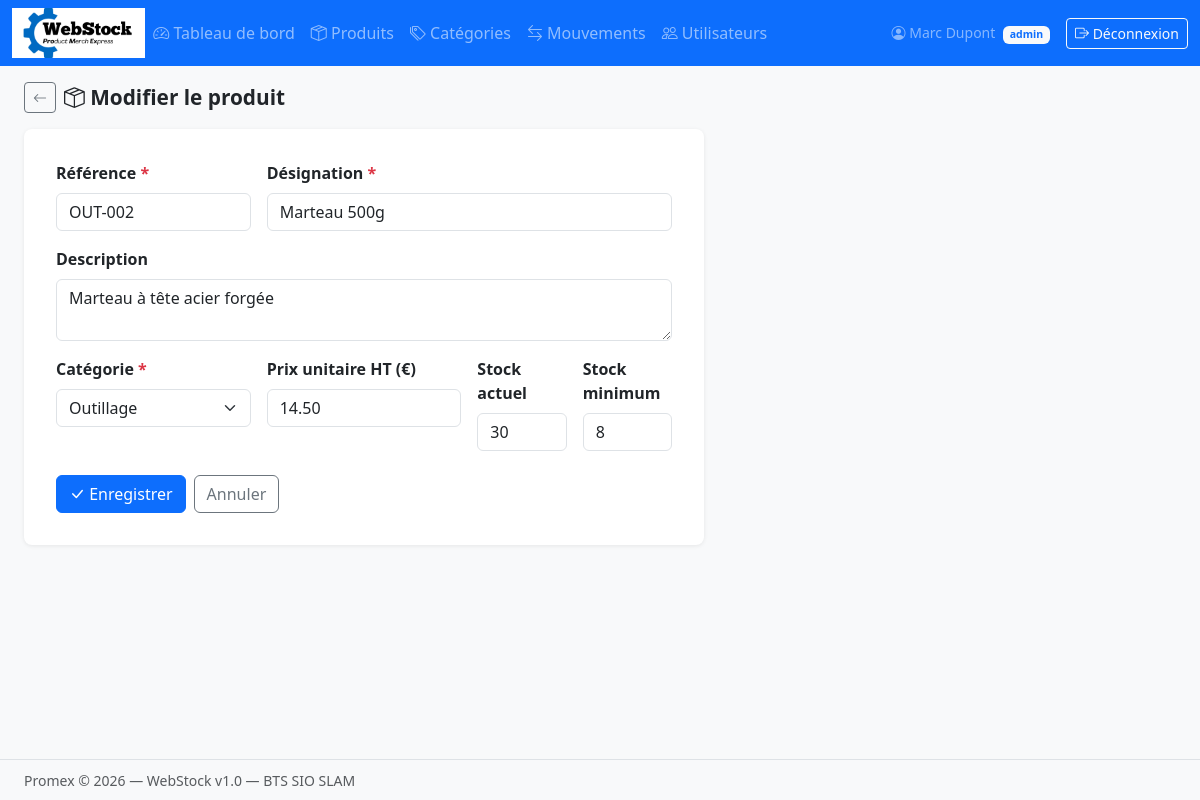
/index.php?page=produits&action=edit&id=2 (signed in), run on the app's committed database.
### tables this page shows
CREATE TABLE IF NOT EXISTS produits (
  id_produit    INT            NOT NULL AUTO_INCREMENT,
  reference     VARCHAR(50)    NOT NULL UNIQUE,
  designation   VARCHAR(200)   NOT NULL,
  description   TEXT,
  prix_unitaire DECIMAL(10, 2) NOT NULL DEFAULT 0.00,
  stock_actuel  INT            NOT NULL DEFAULT 0,
  stock_minimum INT            NOT NULL DEFAULT 5,
  id_categorie  INT            NOT NULL,
  PRIMARY KEY (id_produit),
  CONSTRAINT fk_produit_categorie
    FOREIGN KEY (id_categorie) REFERENCES categories (id_categorie)
    ON UPDATE CASCADE ON DELETE RESTRICT
);

CREATE TABLE IF NOT EXISTS categories (
  id_categorie INT          NOT NULL AUTO_INCREMENT,
  libelle      VARCHAR(100) NOT NULL,
  description  TEXT,
  PRIMARY KEY (id_categorie)
);

### controllers/ProduitController.php (called while the page is built, shortened)
<?php
class ProduitController {
    private $produit;
    private $categorie;
    public function __construct() {
        $this->produit   = new Produit();
        $this->categorie = new Categorie();
    }
    public function edit($id) {
        $produit    = $this->produit->getById($id);
        $categories = $this->categorie->getAll();
        require __DIR__ . '/../views/produits/form.php';
    }
}

### config/database.php (called while the page is built)
<?php
class Database {
    private static $instance = null;
    private $connexion;
    private $host     = 'localhost';
    private $dbname   = 'promex_db';
    private $user     = 'root';
    private $password = '';
    private function __construct() {
        try {
            $this->connexion = new PDO(
                "mysql:host={$this->host};dbname={$this->dbname};charset=utf8mb4",
                $this->user,
                $this->password
            );
            $this->connexion->setAttribute(PDO::ATTR_ERRMODE, PDO::ERRMODE_EXCEPTION);
            $this->connexion->setAttribute(PDO::ATTR_DEFAULT_FETCH_MODE, PDO::FETCH_ASSOC);
        } catch (PDOException $e) {
            die("Erreur de connexion : " . $e->getMessage());
        }
    }
    public static function getInstance() {
        if (self::$instance === null) {
            self::$instance = new Database();
        }
        return self::$instance;
    }
    public function getConnexion() {
        return $this->connexion;
    }
}

### models/Produit.php (called while the page is built, shortened)
<?php
require_once __DIR__ . '/../config/database.php';
class Produit {
    private $db;
    public function __construct() {
        $this->db = Database::getInstance()->getConnexion();
    }
    public function getById($id) {
        $stmt = $this->db->prepare("
            SELECT p.*, c.libelle AS categorie
            FROM produits p
            LEFT JOIN categories c ON p.id_categorie = c.id_categorie
            WHERE p.id_produit = ?
        ");
        $stmt->execute([$id]);
        return $stmt->fetch();
    }
}

### models/Categorie.php (called while the page is built, shortened)
<?php
require_once __DIR__ . '/../config/database.php';
class Categorie {
    private $db;
    public function __construct() {
        $this->db = Database::getInstance()->getConnexion();
    }
    public function getAll() {
        $stmt = $this->db->query("SELECT * FROM categories ORDER BY libelle");
        return $stmt->fetchAll();
    }
}

### views/produits/form.php (the view, shortened to what this page needs)
<?php require __DIR__ . '/../layout/header.php';
$edit = isset($produit);
$titre = $edit ? 'Modifier le produit' : 'Nouveau produit';
?>
<div class="d-flex align-items-center gap-2 mb-3">
    <a href="index.php?page=produits&action=index" class="btn btn-outline-secondary btn-sm">
        <i class="bi bi-arrow-left"></i>
    </a>
    <h1 class="page-title mb-0"><i class="bi bi-box-seam"></i> <?= $titre ?></h1>
</div>
<div class="form-card">
    <form method="POST">
        <div class="row g-3">
            <div class="col-sm-4">
                <label class="form-label fw-semibold">Référence <span class="text-danger">*</span></label>
                <input type="text" class="form-control" name="reference"
                       value="<?= htmlspecialchars($produit['reference'] ?? $_POST['reference'] ?? '') ?>" required>
            </div>
            <div class="col-sm-8">
                <label class="form-label fw-semibold">Désignation <span class="text-danger">*</span></label>
                <input type="text" class="form-control" name="designation"
                       value="<?= htmlspecialchars($produit['designation'] ?? $_POST['designation'] ?? '') ?>" required>
            </div>
            <div class="col-12">
                <label class="form-label fw-semibold">Description</label>
                <textarea class="form-control" name="description" rows="2"><?= htmlspecialchars($produit['description'] ?? $_POST['description'] ?? '') ?></textarea>
            </div>
            <div class="col-sm-4">
                <label class="form-label fw-semibold">Catégorie <span class="text-danger">*</span></label>
                <select class="form-select" name="id_categorie" required>
                    <?php foreach ($categories as $c): ?>
                        <option value="<?= $c['id_categorie'] ?>"
                            <?= ($produit['id_categorie'] ?? $_POST['id_categorie'] ?? '') == $c['id_categorie'] ? 'selected' : '' ?>>
                            <?= htmlspecialchars($c['libelle']) ?>
                        </option>
                    <?php endforeach; ?>
                </select>
            </div>
            <div class="col-sm-4">
                <label class="form-label fw-semibold">Prix unitaire HT (€)</label>
                <input type="number" step="0.01" min="0" class="form-control" name="prix_unitaire"
                       value="<?= htmlspecialchars($produit['prix_unitaire'] ?? $_POST['prix_unitaire'] ?? '0') ?>">
            </div>
            <div class="col-sm-2">
                <label class="form-label fw-semibold">Stock actuel</label>
                <input type="number" min="0" class="form-control" name="stock_actuel"
                       value="<?= htmlspecialchars($produit['stock_actuel'] ?? $_POST['stock_actuel'] ?? '0') ?>">
            </div>
            <div class="col-sm-2">
                <label class="form-label fw-semibold">Stock minimum</label>
                <input type="number" min="0" class="form-control" name="stock_minimum"
                       value="<?= htmlspecialchars($produit['stock_minimum'] ?? $_POST['stock_minimum'] ?? '5') ?>">
            </div>
        </div>
        <div class="mt-4 d-flex gap-2">
            <button type="submit" class="btn btn-primary">
                <i class="bi bi-check-lg"></i> <?= $edit ? 'Enregistrer' : 'Créer' ?>
            </button>
            <a href="index.php?page=produits&action=index" class="btn btn-outline-secondary">Annuler</a>
        </div>
    </form>
</div>
<?php require __DIR__ . '/../layout/footer.php'; ?>

### assets/css/style.css (style rules this page uses)
body { background-color: #f8f9fa; min-height: 100vh; display: flex; flex-direction: column; }
.form-card { max-width: 680px; background: white; border-radius: 8px; box-shadow: 0 1px 4px rgba(0,0,0,0.08); padding: 2rem; }
.page-title { font-size: 1.3rem; font-weight: 600; color: #212529; margin-bottom: 1rem; }

### data on the page
produits: reference "OUT-002", designation "Marteau 500g", description "Marteau à tête acier forgée", id_categorie "Outillage", prix_unitaire "14.50", stock_actuel "30", stock_minimum "8"

### other printed values
$_SESSION['utilisateur']['role'] "admin"
$titre "Modifier le produit"
